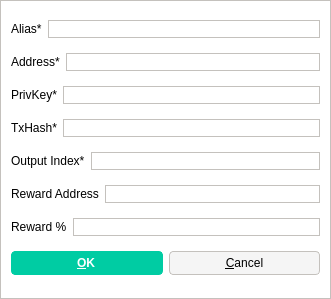
<?xml version="1.0" encoding="UTF-8"?>
<ui version="4.0">
 <class>AddEditAdrenalineNode</class>
 <widget class="QDialog" name="AddEditAdrenalineNode">
  <property name="geometry">
   <rect>
    <x>0</x>
    <y>0</y>
    <width>331</width>
    <height>299</height>
   </rect>
  </property>
  <property name="windowTitle">
   <string>Add/Edit Nihilo Node</string>
  </property>
  <property name="styleSheet">
   <string notr="true">background-color: rgb(255, 255, 255);
border: 1px solid #c4c1bd;</string>
  </property>
  <property name="modal">
   <bool>true</bool>
  </property>
  <layout class="QVBoxLayout" name="verticalLayout">
   <item>
    <layout class="QHBoxLayout" name="horizontalLayout_4">
     <property name="bottomMargin">
      <number>0</number>
     </property>
     <item>
      <widget class="QLabel" name="label_4">
       <property name="styleSheet">
        <string notr="true">border: 0;</string>
       </property>
       <property name="text">
        <string>Alias*</string>
       </property>
      </widget>
     </item>
     <item>
      <widget class="QLineEdit" name="aliasLineEdit"/>
     </item>
    </layout>
   </item>
   <item>
    <layout class="QHBoxLayout" name="horizontalLayout_5">
     <property name="bottomMargin">
      <number>0</number>
     </property>
     <item>
      <widget class="QLabel" name="label_6">
       <property name="styleSheet">
        <string notr="true">border: 0;</string>
       </property>
       <property name="text">
        <string>Address*</string>
       </property>
      </widget>
     </item>
     <item>
      <widget class="QLineEdit" name="addressLineEdit"/>
     </item>
    </layout>
   </item>
   <item>
    <layout class="QHBoxLayout" name="horizontalLayout_3">
     <property name="bottomMargin">
      <number>0</number>
     </property>
     <item>
      <widget class="QLabel" name="label_5">
       <property name="styleSheet">
        <string notr="true">border: 0;</string>
       </property>
       <property name="text">
        <string>PrivKey*</string>
       </property>
      </widget>
     </item>
     <item>
      <widget class="QLineEdit" name="privkeyLineEdit"/>
     </item>
    </layout>
   </item>
   <item>
    <layout class="QHBoxLayout" name="horizontalLayout_2">
     <property name="bottomMargin">
      <number>0</number>
     </property>
     <item>
      <widget class="QLabel" name="label_2">
       <property name="styleSheet">
        <string notr="true">border: 0;</string>
       </property>
       <property name="text">
        <string>TxHash*</string>
       </property>
      </widget>
     </item>
     <item>
      <widget class="QLineEdit" name="txhashLineEdit"/>
     </item>
    </layout>
   </item>
   <item>
    <layout class="QHBoxLayout" name="horizontalLayout_8">
     <property name="bottomMargin">
      <number>0</number>
     </property>
     <item>
      <widget class="QLabel" name="label_8">
       <property name="styleSheet">
        <string notr="true">border: 0;</string>
       </property>
       <property name="text">
        <string>Output Index*</string>
       </property>
      </widget>
     </item>
     <item>
      <widget class="QLineEdit" name="outputindexLineEdit"/>
     </item>
    </layout>
   </item>
   <item>
    <layout class="QHBoxLayout" name="horizontalLayout_6">
     <property name="bottomMargin">
      <number>0</number>
     </property>
     <item>
      <widget class="QLabel" name="label_3">
       <property name="styleSheet">
        <string notr="true">border: 0;</string>
       </property>
       <property name="text">
        <string>Reward Address</string>
       </property>
      </widget>
     </item>
     <item>
      <widget class="QLineEdit" name="rewardaddressLineEdit"/>
     </item>
    </layout>
   </item>
   <item>
    <layout class="QHBoxLayout" name="horizontalLayout_7">
     <property name="bottomMargin">
      <number>0</number>
     </property>
     <item>
      <widget class="QLabel" name="label_7">
       <property name="styleSheet">
        <string notr="true">border: 0;</string>
       </property>
       <property name="text">
        <string>Reward %</string>
       </property>
      </widget>
     </item>
     <item>
      <widget class="QLineEdit" name="rewardpercentageLineEdit"/>
     </item>
    </layout>
   </item>
   <item>
    <layout class="QHBoxLayout" name="horizontalLayout_Buttons">
     <item>
      <widget class="QPushButton" name="okButton">
       <property name="styleSheet">
        <string notr="true">background-color: rgb(0, 204, 163);
color: rgb(255, 255, 255);
border-radius: 4px;
border-color:  rgb(0, 204, 163);
font-weight: 600;
padding: 4px;
padding-left: 10px;
padding-right: 12px;
icon-size: 0;</string>
       </property>
       <property name="text">
        <string>&amp;OK</string>
       </property>
      </widget>
     </item>
     <item>
      <widget class="QPushButton" name="cancelButton">
       <property name="styleSheet">
        <string notr="true">background-color: rgb(245, 245, 245);
border-radius: 4px;
border: 1px solid #c4c1bd;
font-weight: 400;
padding: 4px;
padding-left: 10px;
padding-right: 10px;</string>
       </property>
       <property name="text">
        <string>&amp;Cancel</string>
       </property>
       <property name="autoDefault">
        <bool>false</bool>
       </property>
      </widget>
     </item>
    </layout>
   </item>
  </layout>
 </widget>
 <resources/>
 <connections/>
</ui>
